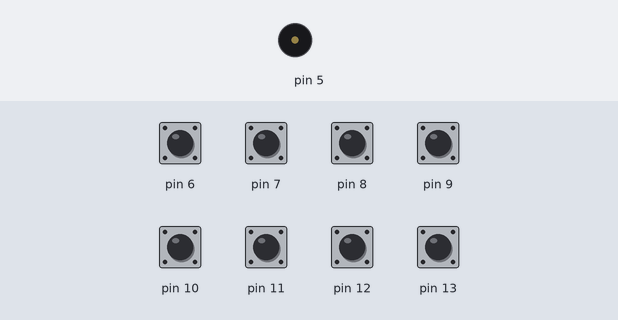
The sketch below on a simulated Arduino Uno, built with avr-gcc and run on an emulated ATmega328P. Shown: buzzer (waves = sounding). The inputs (shaded band) are chosen by the test bench; at power-on: pin 6–13 HIGH.

Above: at 1.2 s.
1.3 s: pin 6 pulled LOW for 0.15 s
At 2.2 s:
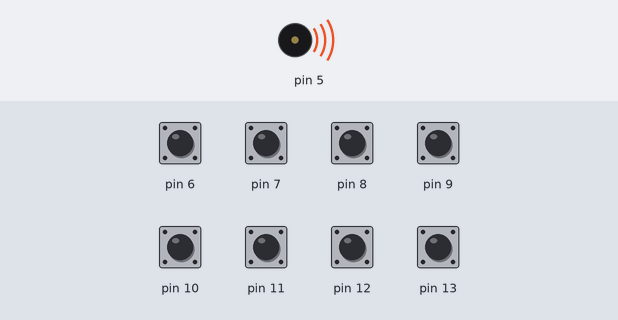
3.9 s: pin 6 pulled LOW for 1 s
At 6.6 s:
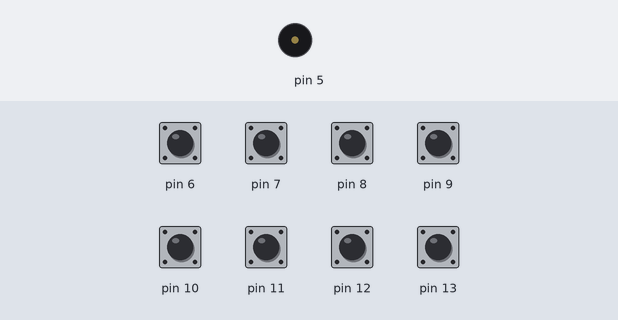
7.3 s: pin 7 pulled LOW for 1 s
At 7.9 s:
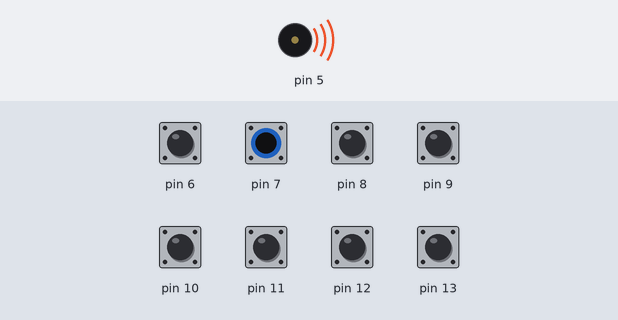
Timing chart, 0 to 10.8 s (numbered marks = the images above; inputs shaded):
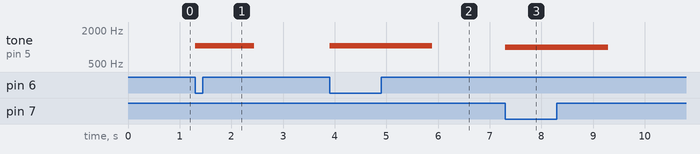

Measured:
- after the input at 1.3 s, tone on pin 5: silent → 1047 Hz at once, → silent 1.1 s later
- after the input at 3.9 s, tone on pin 5: silent → 1047 Hz at once, → silent 2.0 s later
- after the input at 7.3 s, tone on pin 5: silent → 988 Hz at once, → silent 2.0 s later

The sketch:

piano1.ino
```cpp
// C++ code
//
int ckey = 0;

int dkey = 0;

int ekey = 0;

int fkey = 0;

int gkey = 0;

int akey = 0;

int bkey = 0;
int highckey = 0;


;
void setup()
{
  pinMode(13, INPUT_PULLUP);
  pinMode(12, INPUT_PULLUP);
  pinMode(11, INPUT_PULLUP);
  pinMode(10, INPUT_PULLUP);
  pinMode(9, INPUT_PULLUP);
  pinMode(8, INPUT_PULLUP);
  pinMode(7, INPUT_PULLUP);
  pinMode(6, INPUT_PULLUP);
  pinMode(5, OUTPUT);
}

void loop()
{
  ckey = digitalRead(13);
  dkey = digitalRead(12);
  ekey = digitalRead(11);
  fkey = digitalRead(10);
  gkey = digitalRead(9);
  akey = digitalRead(8);
  bkey = digitalRead(7);
  highckey = digitalRead(6);
  if (ckey == LOW) {
    tone(5, 523, 1000); // play tone 60 (C5 = 523 Hz)
  }
  if (dkey == LOW) {
    tone(5, 587, 1000); // play tone 62 (D5 = 587 Hz)
  }
  if (ekey == LOW) {
    tone(5, 659, 1000); // play tone 64 (E5 = 659 Hz)
  }
  if (fkey == LOW) {
    tone(5, 698, 1000); // play tone 65 (F5 = 698 Hz)
  }
  if (gkey == LOW) {
    tone(5, 784, 1000); // play tone 67 (G5 = 784 Hz)
  }
  if (akey == LOW) {
    tone(5, 880, 1000); // play tone 69 (A5 = 880 Hz)
  }
  if (bkey == LOW) {
    tone(5, 988, 1000); // play tone 71 (B5 = 988 Hz)
  }
  if (highckey == LOW) {
    tone(5, 1047, 1000); // play tone 72 (C6 = 1047 Hz)
  }
  delay(10); // Delay a little bit to improve simulation performance
}
```
